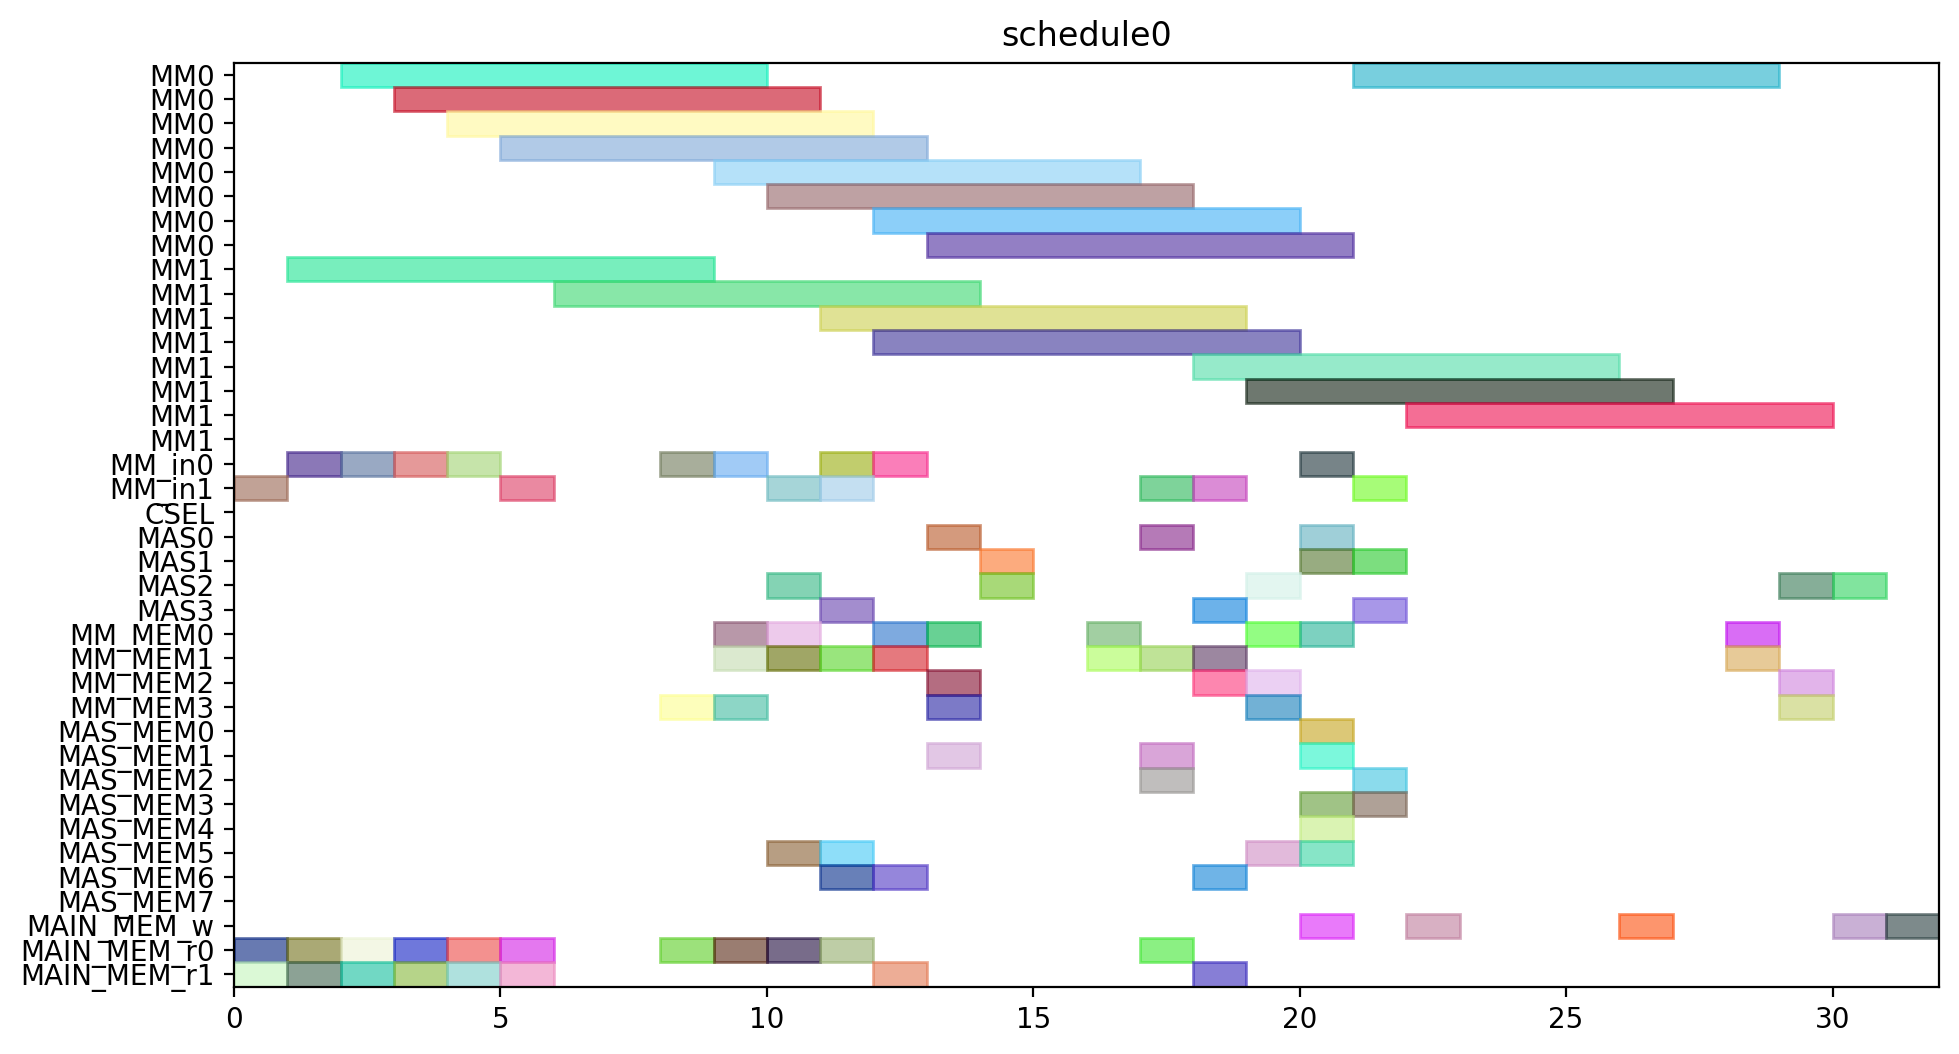

Generate this figure with Python:
from pyschedule import Scenario, solvers, plotters, alt


def solve():
	horizon = 120
	S = Scenario("schedule0", horizon=horizon)

	# resource
	MM = S.Resources('MM', num=2, size=8)
	MM_in = S.Resources('MM_in', num=2)
	CSEL = S.Resource('CSEL')
	MAS = S.Resources('MAS', num=4, size=1, periods=range(1, horizon))
	MM_MEM = S.Resources('MM_MEM', num=4)
	MAS_MEM = S.Resources('MAS_MEM', num=8)
	MAIN_MEM_w = S.Resource('MAIN_MEM_w', size=1)
	MAIN_MEM_r = S.Resources('MAIN_MEM_r', num=2)

	# result of previous scheduling

	# new tasks
	t0 = S.Task('t0', length=8, delay_cost=1)
	t0 += alt(MM)
	t0_in = S.Task('t0_in', length=1, delay_cost=1)
	t0_in += alt(MM_in)
	S += t0_in*MM_in[0]<=t0*MM[0]
	S += t0_in*MM_in[1]<=t0*MM[1]
	t0_mem0 = S.Task('t0_mem0', length=1, delay_cost=1)
	t0_mem0 += MAIN_MEM_r[0]
	S += t0_mem0 <= t0

	t0_mem1 = S.Task('t0_mem1', length=1, delay_cost=1)
	t0_mem1 += MAIN_MEM_r[1]
	S += t0_mem1 <= t0

	t1 = S.Task('t1', length=8, delay_cost=1)
	t1 += alt(MM)
	t1_in = S.Task('t1_in', length=1, delay_cost=1)
	t1_in += alt(MM_in)
	S += t1_in*MM_in[0]<=t1*MM[0]
	S += t1_in*MM_in[1]<=t1*MM[1]
	t1_mem0 = S.Task('t1_mem0', length=1, delay_cost=1)
	t1_mem0 += MAIN_MEM_r[0]
	S += t1_mem0 <= t1

	t1_mem1 = S.Task('t1_mem1', length=1, delay_cost=1)
	t1_mem1 += MAIN_MEM_r[1]
	S += t1_mem1 <= t1

	t2 = S.Task('t2', length=8, delay_cost=1)
	t2 += alt(MM)
	t2_in = S.Task('t2_in', length=1, delay_cost=1)
	t2_in += alt(MM_in)
	S += t2_in*MM_in[0]<=t2*MM[0]
	S += t2_in*MM_in[1]<=t2*MM[1]
	t2_mem0 = S.Task('t2_mem0', length=1, delay_cost=1)
	t2_mem0 += MAIN_MEM_r[0]
	S += t2_mem0 <= t2

	t2_mem1 = S.Task('t2_mem1', length=1, delay_cost=1)
	t2_mem1 += MAIN_MEM_r[1]
	S += t2_mem1 <= t2

	t3 = S.Task('t3', length=8, delay_cost=1)
	t3 += alt(MM)
	t3_in = S.Task('t3_in', length=1, delay_cost=1)
	t3_in += alt(MM_in)
	S += t3_in*MM_in[0]<=t3*MM[0]
	S += t3_in*MM_in[1]<=t3*MM[1]
	t3_mem0 = S.Task('t3_mem0', length=1, delay_cost=1)
	t3_mem0 += MAIN_MEM_r[0]
	S += t3_mem0 <= t3

	t3_mem1 = S.Task('t3_mem1', length=1, delay_cost=1)
	t3_mem1 += MAIN_MEM_r[1]
	S += t3_mem1 <= t3

	t5 = S.Task('t5', length=8, delay_cost=1)
	t5 += alt(MM)
	t5_in = S.Task('t5_in', length=1, delay_cost=1)
	t5_in += alt(MM_in)
	S += t5_in*MM_in[0]<=t5*MM[0]
	S += t5_in*MM_in[1]<=t5*MM[1]
	t5_mem0 = S.Task('t5_mem0', length=1, delay_cost=1)
	t5_mem0 += MAIN_MEM_r[0]
	S += t5_mem0 <= t5

	t5_mem1 = S.Task('t5_mem1', length=1, delay_cost=1)
	t5_mem1 += MAIN_MEM_r[1]
	S += t5_mem1 <= t5

	t23 = S.Task('t23', length=8, delay_cost=1)
	t23 += alt(MM)
	t23_in = S.Task('t23_in', length=1, delay_cost=1)
	t23_in += alt(MM_in)
	S += t23_in*MM_in[0]<=t23*MM[0]
	S += t23_in*MM_in[1]<=t23*MM[1]
	t23_mem0 = S.Task('t23_mem0', length=1, delay_cost=1)
	t23_mem0 += MAIN_MEM_r[0]
	S += t23_mem0 <= t23

	t23_mem1 = S.Task('t23_mem1', length=1, delay_cost=1)
	t23_mem1 += MAIN_MEM_r[1]
	S += t23_mem1 <= t23

	t4 = S.Task('t4', length=1, delay_cost=1)
	t4 += alt(MAS)
	t4_mem0 = S.Task('t4_mem0', length=1, delay_cost=1)
	t4_mem0 += alt(MM_MEM)
	S += (t3*MM[0])-1 < t4_mem0*MM_MEM[0]
	S += (t3*MM[1])-1 < t4_mem0*MM_MEM[2]
	S += t4_mem0 <= t4

	t4_mem1 = S.Task('t4_mem1', length=1, delay_cost=1)
	t4_mem1 += alt(MM_MEM)
	S += (t3*MM[0])-1 < t4_mem1*MM_MEM[1]
	S += (t3*MM[1])-1 < t4_mem1*MM_MEM[3]
	S += t4_mem1 <= t4

	t6 = S.Task('t6', length=1, delay_cost=1)
	t6 += alt(MAS)
	t6_mem0 = S.Task('t6_mem0', length=1, delay_cost=1)
	t6_mem0 += alt(MM_MEM)
	S += (t5*MM[0])-1 < t6_mem0*MM_MEM[0]
	S += (t5*MM[1])-1 < t6_mem0*MM_MEM[2]
	S += t6_mem0 <= t6

	t6_mem1 = S.Task('t6_mem1', length=1, delay_cost=1)
	t6_mem1 += alt(MM_MEM)
	S += (t5*MM[0])-1 < t6_mem1*MM_MEM[1]
	S += (t5*MM[1])-1 < t6_mem1*MM_MEM[3]
	S += t6_mem1 <= t6

	t8 = S.Task('t8', length=8, delay_cost=1)
	t8 += alt(MM)
	t8_in = S.Task('t8_in', length=1, delay_cost=1)
	t8_in += alt(MM_in)
	S += t8_in*MM_in[0]<=t8*MM[0]
	S += t8_in*MM_in[1]<=t8*MM[1]
	t8_mem0 = S.Task('t8_mem0', length=1, delay_cost=1)
	t8_mem0 += MAIN_MEM_r[0]
	S += t8_mem0 <= t8

	t8_mem1 = S.Task('t8_mem1', length=1, delay_cost=1)
	t8_mem1 += alt(MM_MEM)
	S += (t2*MM[0])-1 < t8_mem1*MM_MEM[1]
	S += (t2*MM[1])-1 < t8_mem1*MM_MEM[3]
	S += t8_mem1 <= t8

	t15 = S.Task('t15', length=8, delay_cost=1)
	t15 += alt(MM)
	t15_in = S.Task('t15_in', length=1, delay_cost=1)
	t15_in += alt(MM_in)
	S += t15_in*MM_in[0]<=t15*MM[0]
	S += t15_in*MM_in[1]<=t15*MM[1]
	t15_mem0 = S.Task('t15_mem0', length=1, delay_cost=1)
	t15_mem0 += MAIN_MEM_r[0]
	S += t15_mem0 <= t15

	t15_mem1 = S.Task('t15_mem1', length=1, delay_cost=1)
	t15_mem1 += alt(MM_MEM)
	S += (t2*MM[0])-1 < t15_mem1*MM_MEM[1]
	S += (t2*MM[1])-1 < t15_mem1*MM_MEM[3]
	S += t15_mem1 <= t15

	t19 = S.Task('t19', length=1, delay_cost=1)
	t19 += alt(MAS)
	t19_mem0 = S.Task('t19_mem0', length=1, delay_cost=1)
	t19_mem0 += alt(MM_MEM)
	S += (t0*MM[0])-1 < t19_mem0*MM_MEM[0]
	S += (t0*MM[1])-1 < t19_mem0*MM_MEM[2]
	S += t19_mem0 <= t19

	t19_mem1 = S.Task('t19_mem1', length=1, delay_cost=1)
	t19_mem1 += alt(MM_MEM)
	S += (t0*MM[0])-1 < t19_mem1*MM_MEM[1]
	S += (t0*MM[1])-1 < t19_mem1*MM_MEM[3]
	S += t19_mem1 <= t19

	t24 = S.Task('t24', length=1, delay_cost=1)
	t24 += alt(MAS)
	t24_mem0 = S.Task('t24_mem0', length=1, delay_cost=1)
	t24_mem0 += alt(MM_MEM)
	S += (t23*MM[0])-1 < t24_mem0*MM_MEM[0]
	S += (t23*MM[1])-1 < t24_mem0*MM_MEM[2]
	S += t24_mem0 <= t24

	t24_mem1 = S.Task('t24_mem1', length=1, delay_cost=1)
	t24_mem1 += alt(MM_MEM)
	S += (t23*MM[0])-1 < t24_mem1*MM_MEM[1]
	S += (t23*MM[1])-1 < t24_mem1*MM_MEM[3]
	S += t24_mem1 <= t24

	t7 = S.Task('t7', length=8, delay_cost=1)
	t7 += alt(MM)
	t7_in = S.Task('t7_in', length=1, delay_cost=1)
	t7_in += alt(MM_in)
	S += t7_in*MM_in[0]<=t7*MM[0]
	S += t7_in*MM_in[1]<=t7*MM[1]
	t7_mem0 = S.Task('t7_mem0', length=1, delay_cost=1)
	t7_mem0 += MAIN_MEM_r[0]
	S += t7_mem0 <= t7

	t7_mem1 = S.Task('t7_mem1', length=1, delay_cost=1)
	t7_mem1 += alt(MAS_MEM)
	S += (t6*MAS[0])-1 < t7_mem1*MAS_MEM[1]
	S += (t6*MAS[1])-1 < t7_mem1*MAS_MEM[3]
	S += (t6*MAS[2])-1 < t7_mem1*MAS_MEM[5]
	S += (t6*MAS[3])-1 < t7_mem1*MAS_MEM[7]
	S += t7_mem1 <= t7

	t14 = S.Task('t14', length=8, delay_cost=1)
	t14 += alt(MM)
	t14_in = S.Task('t14_in', length=1, delay_cost=1)
	t14_in += alt(MM_in)
	S += t14_in*MM_in[0]<=t14*MM[0]
	S += t14_in*MM_in[1]<=t14*MM[1]
	S += 0<t14

	t14_w = S.Task('t14_w', length=1, delay_cost=1)
	t14_w += alt(MAIN_MEM_w)
	S += t14 <= t14_w

	t14_mem0 = S.Task('t14_mem0', length=1, delay_cost=1)
	t14_mem0 += MAIN_MEM_r[0]
	S += t14_mem0 <= t14

	t14_mem1 = S.Task('t14_mem1', length=1, delay_cost=1)
	t14_mem1 += alt(MAS_MEM)
	S += (t6*MAS[0])-1 < t14_mem1*MAS_MEM[1]
	S += (t6*MAS[1])-1 < t14_mem1*MAS_MEM[3]
	S += (t6*MAS[2])-1 < t14_mem1*MAS_MEM[5]
	S += (t6*MAS[3])-1 < t14_mem1*MAS_MEM[7]
	S += t14_mem1 <= t14

	t16 = S.Task('t16', length=1, delay_cost=1)
	t16 += alt(MAS)
	t16_mem0 = S.Task('t16_mem0', length=1, delay_cost=1)
	t16_mem0 += alt(MM_MEM)
	S += (t0*MM[0])-1 < t16_mem0*MM_MEM[0]
	S += (t0*MM[1])-1 < t16_mem0*MM_MEM[2]
	S += t16_mem0 <= t16

	t16_mem1 = S.Task('t16_mem1', length=1, delay_cost=1)
	t16_mem1 += alt(MM_MEM)
	S += (t15*MM[0])-1 < t16_mem1*MM_MEM[1]
	S += (t15*MM[1])-1 < t16_mem1*MM_MEM[3]
	S += t16_mem1 <= t16

	t20 = S.Task('t20', length=1, delay_cost=1)
	t20 += alt(MAS)
	t20_mem0 = S.Task('t20_mem0', length=1, delay_cost=1)
	t20_mem0 += alt(MM_MEM)
	S += (t0*MM[0])-1 < t20_mem0*MM_MEM[0]
	S += (t0*MM[1])-1 < t20_mem0*MM_MEM[2]
	S += t20_mem0 <= t20

	t20_mem1 = S.Task('t20_mem1', length=1, delay_cost=1)
	t20_mem1 += alt(MAS_MEM)
	S += (t19*MAS[0])-1 < t20_mem1*MAS_MEM[1]
	S += (t19*MAS[1])-1 < t20_mem1*MAS_MEM[3]
	S += (t19*MAS[2])-1 < t20_mem1*MAS_MEM[5]
	S += (t19*MAS[3])-1 < t20_mem1*MAS_MEM[7]
	S += t20_mem1 <= t20

	t25 = S.Task('t25', length=8, delay_cost=1)
	t25 += alt(MM)
	t25_in = S.Task('t25_in', length=1, delay_cost=1)
	t25_in += alt(MM_in)
	S += t25_in*MM_in[0]<=t25*MM[0]
	S += t25_in*MM_in[1]<=t25*MM[1]
	t25_mem0 = S.Task('t25_mem0', length=1, delay_cost=1)
	t25_mem0 += alt(MAS_MEM)
	S += (t24*MAS[0])-1 < t25_mem0*MAS_MEM[0]
	S += (t24*MAS[1])-1 < t25_mem0*MAS_MEM[2]
	S += (t24*MAS[2])-1 < t25_mem0*MAS_MEM[4]
	S += (t24*MAS[3])-1 < t25_mem0*MAS_MEM[6]
	S += t25_mem0 <= t25

	t25_mem1 = S.Task('t25_mem1', length=1, delay_cost=1)
	t25_mem1 += MAIN_MEM_r[1]
	S += t25_mem1 <= t25

	t26 = S.Task('t26', length=8, delay_cost=1)
	t26 += alt(MM)
	t26_in = S.Task('t26_in', length=1, delay_cost=1)
	t26_in += alt(MM_in)
	S += t26_in*MM_in[0]<=t26*MM[0]
	S += t26_in*MM_in[1]<=t26*MM[1]
	t26_mem0 = S.Task('t26_mem0', length=1, delay_cost=1)
	t26_mem0 += alt(MAS_MEM)
	S += (t24*MAS[0])-1 < t26_mem0*MAS_MEM[0]
	S += (t24*MAS[1])-1 < t26_mem0*MAS_MEM[2]
	S += (t24*MAS[2])-1 < t26_mem0*MAS_MEM[4]
	S += (t24*MAS[3])-1 < t26_mem0*MAS_MEM[6]
	S += t26_mem0 <= t26

	t26_mem1 = S.Task('t26_mem1', length=1, delay_cost=1)
	t26_mem1 += alt(MM_MEM)
	S += (t1*MM[0])-1 < t26_mem1*MM_MEM[1]
	S += (t1*MM[1])-1 < t26_mem1*MM_MEM[3]
	S += t26_mem1 <= t26

	t9 = S.Task('t9', length=1, delay_cost=1)
	t9 += alt(MAS)
	t9_mem0 = S.Task('t9_mem0', length=1, delay_cost=1)
	t9_mem0 += alt(MM_MEM)
	S += (t7*MM[0])-1 < t9_mem0*MM_MEM[0]
	S += (t7*MM[1])-1 < t9_mem0*MM_MEM[2]
	S += t9_mem0 <= t9

	t9_mem1 = S.Task('t9_mem1', length=1, delay_cost=1)
	t9_mem1 += alt(MM_MEM)
	S += (t8*MM[0])-1 < t9_mem1*MM_MEM[1]
	S += (t8*MM[1])-1 < t9_mem1*MM_MEM[3]
	S += t9_mem1 <= t9

	t17 = S.Task('t17', length=8, delay_cost=1)
	t17 += alt(MM)
	t17_in = S.Task('t17_in', length=1, delay_cost=1)
	t17_in += alt(MM_in)
	S += t17_in*MM_in[0]<=t17*MM[0]
	S += t17_in*MM_in[1]<=t17*MM[1]
	S += 0<t17

	t17_w = S.Task('t17_w', length=1, delay_cost=1)
	t17_w += alt(MAIN_MEM_w)
	S += t17 <= t17_w

	t17_mem0 = S.Task('t17_mem0', length=1, delay_cost=1)
	t17_mem0 += MAIN_MEM_r[0]
	S += t17_mem0 <= t17

	t17_mem1 = S.Task('t17_mem1', length=1, delay_cost=1)
	t17_mem1 += alt(MAS_MEM)
	S += (t16*MAS[0])-1 < t17_mem1*MAS_MEM[1]
	S += (t16*MAS[1])-1 < t17_mem1*MAS_MEM[3]
	S += (t16*MAS[2])-1 < t17_mem1*MAS_MEM[5]
	S += (t16*MAS[3])-1 < t17_mem1*MAS_MEM[7]
	S += t17_mem1 <= t17

	t21 = S.Task('t21', length=1, delay_cost=1)
	t21 += alt(MAS)
	t21_mem0 = S.Task('t21_mem0', length=1, delay_cost=1)
	t21_mem0 += alt(MAS_MEM)
	S += (t20*MAS[0])-1 < t21_mem0*MAS_MEM[0]
	S += (t20*MAS[1])-1 < t21_mem0*MAS_MEM[2]
	S += (t20*MAS[2])-1 < t21_mem0*MAS_MEM[4]
	S += (t20*MAS[3])-1 < t21_mem0*MAS_MEM[6]
	S += t21_mem0 <= t21

	t21_mem1 = S.Task('t21_mem1', length=1, delay_cost=1)
	t21_mem1 += alt(MM_MEM)
	S += (t15*MM[0])-1 < t21_mem1*MM_MEM[1]
	S += (t15*MM[1])-1 < t21_mem1*MM_MEM[3]
	S += t21_mem1 <= t21

	t27 = S.Task('t27', length=1, delay_cost=1)
	t27 += alt(MAS)
	t27_mem0 = S.Task('t27_mem0', length=1, delay_cost=1)
	t27_mem0 += alt(MM_MEM)
	S += (t26*MM[0])-1 < t27_mem0*MM_MEM[0]
	S += (t26*MM[1])-1 < t27_mem0*MM_MEM[2]
	S += t27_mem0 <= t27

	t27_mem1 = S.Task('t27_mem1', length=1, delay_cost=1)
	t27_mem1 += alt(MM_MEM)
	S += (t26*MM[0])-1 < t27_mem1*MM_MEM[1]
	S += (t26*MM[1])-1 < t27_mem1*MM_MEM[3]
	S += t27_mem1 <= t27

	t10 = S.Task('t10', length=1, delay_cost=1)
	t10 += alt(MAS)
	t10_mem0 = S.Task('t10_mem0', length=1, delay_cost=1)
	t10_mem0 += alt(MM_MEM)
	S += (t1*MM[0])-1 < t10_mem0*MM_MEM[0]
	S += (t1*MM[1])-1 < t10_mem0*MM_MEM[2]
	S += t10_mem0 <= t10

	t10_mem1 = S.Task('t10_mem1', length=1, delay_cost=1)
	t10_mem1 += alt(MAS_MEM)
	S += (t9*MAS[0])-1 < t10_mem1*MAS_MEM[1]
	S += (t9*MAS[1])-1 < t10_mem1*MAS_MEM[3]
	S += (t9*MAS[2])-1 < t10_mem1*MAS_MEM[5]
	S += (t9*MAS[3])-1 < t10_mem1*MAS_MEM[7]
	S += t10_mem1 <= t10

	t11 = S.Task('t11', length=1, delay_cost=1)
	t11 += alt(MAS)
	t11_mem0 = S.Task('t11_mem0', length=1, delay_cost=1)
	t11_mem0 += alt(MM_MEM)
	S += (t1*MM[0])-1 < t11_mem0*MM_MEM[0]
	S += (t1*MM[1])-1 < t11_mem0*MM_MEM[2]
	S += t11_mem0 <= t11

	t11_mem1 = S.Task('t11_mem1', length=1, delay_cost=1)
	t11_mem1 += alt(MAS_MEM)
	S += (t9*MAS[0])-1 < t11_mem1*MAS_MEM[1]
	S += (t9*MAS[1])-1 < t11_mem1*MAS_MEM[3]
	S += (t9*MAS[2])-1 < t11_mem1*MAS_MEM[5]
	S += (t9*MAS[3])-1 < t11_mem1*MAS_MEM[7]
	S += t11_mem1 <= t11

	t22 = S.Task('t22', length=8, delay_cost=1)
	t22 += alt(MM)
	t22_in = S.Task('t22_in', length=1, delay_cost=1)
	t22_in += alt(MM_in)
	S += t22_in*MM_in[0]<=t22*MM[0]
	S += t22_in*MM_in[1]<=t22*MM[1]
	t22_mem0 = S.Task('t22_mem0', length=1, delay_cost=1)
	t22_mem0 += alt(MAS_MEM)
	S += (t21*MAS[0])-1 < t22_mem0*MAS_MEM[0]
	S += (t21*MAS[1])-1 < t22_mem0*MAS_MEM[2]
	S += (t21*MAS[2])-1 < t22_mem0*MAS_MEM[4]
	S += (t21*MAS[3])-1 < t22_mem0*MAS_MEM[6]
	S += t22_mem0 <= t22

	t22_mem1 = S.Task('t22_mem1', length=1, delay_cost=1)
	t22_mem1 += MAIN_MEM_r[1]
	S += t22_mem1 <= t22

	new_PZ = S.Task('new_PZ', length=1, delay_cost=1)
	new_PZ += alt(MAS)
	S += 0<new_PZ

	new_PZ_w = S.Task('new_PZ_w', length=1, delay_cost=1)
	new_PZ_w += alt(MAIN_MEM_w)
	S += new_PZ <= new_PZ_w

	new_PZ_mem0 = S.Task('new_PZ_mem0', length=1, delay_cost=1)
	new_PZ_mem0 += alt(MAS_MEM)
	S += (t27*MAS[0])-1 < new_PZ_mem0*MAS_MEM[0]
	S += (t27*MAS[1])-1 < new_PZ_mem0*MAS_MEM[2]
	S += (t27*MAS[2])-1 < new_PZ_mem0*MAS_MEM[4]
	S += (t27*MAS[3])-1 < new_PZ_mem0*MAS_MEM[6]
	S += new_PZ_mem0 <= new_PZ

	new_PZ_mem1 = S.Task('new_PZ_mem1', length=1, delay_cost=1)
	new_PZ_mem1 += alt(MAS_MEM)
	S += (t27*MAS[0])-1 < new_PZ_mem1*MAS_MEM[1]
	S += (t27*MAS[1])-1 < new_PZ_mem1*MAS_MEM[3]
	S += (t27*MAS[2])-1 < new_PZ_mem1*MAS_MEM[5]
	S += (t27*MAS[3])-1 < new_PZ_mem1*MAS_MEM[7]
	S += new_PZ_mem1 <= new_PZ

	t12 = S.Task('t12', length=8, delay_cost=1)
	t12 += alt(MM)
	t12_in = S.Task('t12_in', length=1, delay_cost=1)
	t12_in += alt(MM_in)
	S += t12_in*MM_in[0]<=t12*MM[0]
	S += t12_in*MM_in[1]<=t12*MM[1]
	t12_mem0 = S.Task('t12_mem0', length=1, delay_cost=1)
	t12_mem0 += alt(MAS_MEM)
	S += (t10*MAS[0])-1 < t12_mem0*MAS_MEM[0]
	S += (t10*MAS[1])-1 < t12_mem0*MAS_MEM[2]
	S += (t10*MAS[2])-1 < t12_mem0*MAS_MEM[4]
	S += (t10*MAS[3])-1 < t12_mem0*MAS_MEM[6]
	S += t12_mem0 <= t12

	t12_mem1 = S.Task('t12_mem1', length=1, delay_cost=1)
	t12_mem1 += alt(MAS_MEM)
	S += (t11*MAS[0])-1 < t12_mem1*MAS_MEM[1]
	S += (t11*MAS[1])-1 < t12_mem1*MAS_MEM[3]
	S += (t11*MAS[2])-1 < t12_mem1*MAS_MEM[5]
	S += (t11*MAS[3])-1 < t12_mem1*MAS_MEM[7]
	S += t12_mem1 <= t12

	t13 = S.Task('t13', length=8, delay_cost=1)
	t13 += alt(MM)
	t13_in = S.Task('t13_in', length=1, delay_cost=1)
	t13_in += alt(MM_in)
	S += t13_in*MM_in[0]<=t13*MM[0]
	S += t13_in*MM_in[1]<=t13*MM[1]
	t13_mem0 = S.Task('t13_mem0', length=1, delay_cost=1)
	t13_mem0 += alt(MAS_MEM)
	S += (t4*MAS[0])-1 < t13_mem0*MAS_MEM[0]
	S += (t4*MAS[1])-1 < t13_mem0*MAS_MEM[2]
	S += (t4*MAS[2])-1 < t13_mem0*MAS_MEM[4]
	S += (t4*MAS[3])-1 < t13_mem0*MAS_MEM[6]
	S += t13_mem0 <= t13

	t13_mem1 = S.Task('t13_mem1', length=1, delay_cost=1)
	t13_mem1 += alt(MAS_MEM)
	S += (t10*MAS[0])-1 < t13_mem1*MAS_MEM[1]
	S += (t10*MAS[1])-1 < t13_mem1*MAS_MEM[3]
	S += (t10*MAS[2])-1 < t13_mem1*MAS_MEM[5]
	S += (t10*MAS[3])-1 < t13_mem1*MAS_MEM[7]
	S += t13_mem1 <= t13

	new_PY = S.Task('new_PY', length=1, delay_cost=1)
	new_PY += alt(MAS)
	S += 0<new_PY

	new_PY_w = S.Task('new_PY_w', length=1, delay_cost=1)
	new_PY_w += alt(MAIN_MEM_w)
	S += new_PY <= new_PY_w

	new_PY_mem0 = S.Task('new_PY_mem0', length=1, delay_cost=1)
	new_PY_mem0 += alt(MM_MEM)
	S += (t12*MM[0])-1 < new_PY_mem0*MM_MEM[0]
	S += (t12*MM[1])-1 < new_PY_mem0*MM_MEM[2]
	S += new_PY_mem0 <= new_PY

	new_PY_mem1 = S.Task('new_PY_mem1', length=1, delay_cost=1)
	new_PY_mem1 += alt(MM_MEM)
	S += (t22*MM[0])-1 < new_PY_mem1*MM_MEM[1]
	S += (t22*MM[1])-1 < new_PY_mem1*MM_MEM[3]
	S += new_PY_mem1 <= new_PY

	new_PX = S.Task('new_PX', length=1, delay_cost=1)
	new_PX += alt(MAS)
	S += 0<new_PX

	new_PX_w = S.Task('new_PX_w', length=1, delay_cost=1)
	new_PX_w += alt(MAIN_MEM_w)
	S += new_PX <= new_PX_w

	new_PX_mem0 = S.Task('new_PX_mem0', length=1, delay_cost=1)
	new_PX_mem0 += alt(MM_MEM)
	S += (t13*MM[0])-1 < new_PX_mem0*MM_MEM[0]
	S += (t13*MM[1])-1 < new_PX_mem0*MM_MEM[2]
	S += new_PX_mem0 <= new_PX

	new_PX_mem1 = S.Task('new_PX_mem1', length=1, delay_cost=1)
	new_PX_mem1 += alt(MM_MEM)
	S += (t25*MM[0])-1 < new_PX_mem1*MM_MEM[1]
	S += (t25*MM[1])-1 < new_PX_mem1*MM_MEM[3]
	S += new_PX_mem1 <= new_PX

	solvers.mip.solve(S,msg=1,kind='CPLEX',ratio_gap=1.01)

	solution = [['hoge']*len(S.solution()[1]) for i in range(len(S.solution()))]
	for i in range(len(S.solution())):
		for j in range(len(S.solution()[i])):
			solution[i][j]=str(S.solution()[i][j])
	print(solution)

	cycles = int(solution[-1][3])

	pic_file_name = "/home/mfukuda/ABE/multiRAM_multiMAS_16mux/scheduling_result/stage8MM2_stage1MAS4/EP_DBL_A_ANY/schedule0.png"
	if(S.solution() != []):
		plotters.matplotlib.plot(S,img_filename=pic_file_name, show_task_labels=False, fig_size=(cycles*0.25+3, 6))

	return solution
